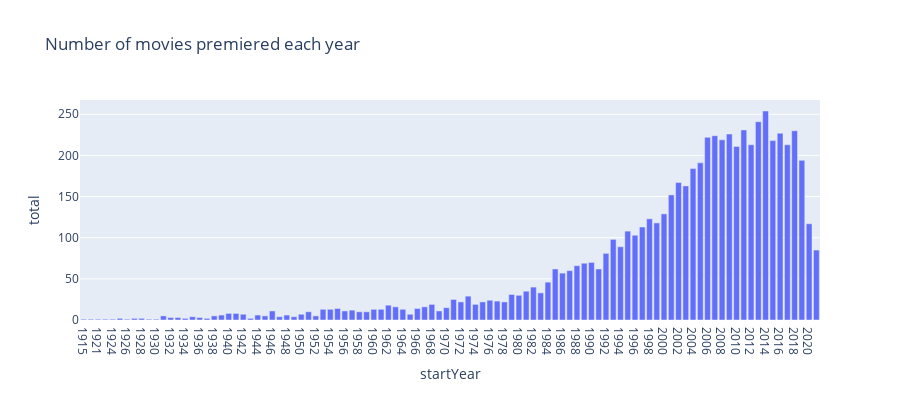

The notebook cell saved with this chart:
### Markdown cell above
<br/><br/>

The following cell should generate an interesting plot of the number of movies that premiered each year. Notice there are fewer movies premiering from the 1920s to the late 1940s. Why might that be? *This question is rhetorical; you do not need to write your answer anywhere.*

### Code cell
# Run this call to generate the bar plot; no further action is needed
px.bar(res_q1b, x="startYear", y="total", title="Number of movies premiered each year", width=900, height=400)

### Figure 1 — Plotly figure (JSON) as saved in the notebook; plotly's stock layout.template omitted (floating-point values rounded to 4 significant figures)
{"data": [{"alignmentgroup": "True", "hovertemplate": "startYear=%{x}<br>total=%{y}<extra></extra>", "legendgroup": "", "marker": {"color": "#636efa", "pattern": {"shape": ""}}, "name": "", "offsetgroup": "", "orientation": "v", "showlegend": false, "textposition": "auto", "type": "bar", "x": ["1915", "1920", "1921", "1922", "1924", "1925", "1926", "1927", "1928", "1929", "1930", "1931", "1932", "1933", "1934", "1935", "1936", "1937", "1938", "1939", "1940", "1941", "1942", "1943", "1944", "1945", "1946", "1947", "1948", "1949", "1950", "1951", "1952", "1953", "1954", "1955", "1956", "1957", "1958", "1959", "1960", "1961", "1962", "1963", "1964", "1965", "1966", "1967", "1968", "1969", "1970", "1971", "1972", "1973", "1974", "1975", "1976", "1977", "1978", "1979", "1980", "1981", "1982", "1983", "1984", "1985", "1986", "1987", "1988", "1989", "1990", "1991", "1992", "1993", "1994", "1995", "1996", "1997", "1998", "1999", "2000", "2001", "2002", "2003", "2004", "2005", "2006", "2007", "2008", "2009", "2010", "2011", "2012", "2013", "2014", "2015", "2016", "2017", "2018", "2019", "2020", "2021"], "xaxis": "x", "y": [1, 1, 1, 1, 1, 2, 1, 2, 2, 1, 1, 5, 3, 3, 2, 4, 3, 2, 5, 6, 8, 8, 7, 2, 6, 5, 11, 4, 6, 4, 7, 10, 5, 13, 13, 14, 11, 12, 10, 10, 13, 13, 18, 16, 13, 7, 14, 16, 19, 11, 15, 25, 22, 29, 19, 22, 24, 23, 22, 31, 30, 35, 40, 33, 46, 62, 57, 60, 66, 69, 70, 62, 81, 98, 89, 108, 103, 113, 123, 118, 129, 152, 167, 163, 184, 191, 222, 224, 219, 226, 211, 231, 213, 241, 254, 218, 227, 213, 230, 194, 117, 85], "yaxis": "y"}], "layout": {"barmode": "relative", "height": 400, "legend": {"tracegroupgap": 0}, "title": {"text": "Number of movies premiered each year"}, "width": 900, "xaxis": {"anchor": "y", "autorange": true, "domain": [0, 1], "range": [-0.5, 101.5], "title": {"text": "startYear"}, "type": "category"}, "yaxis": {"anchor": "x", "autorange": true, "domain": [0, 1], "range": [0, 267.4], "title": {"text": "total"}, "type": "linear"}}}
